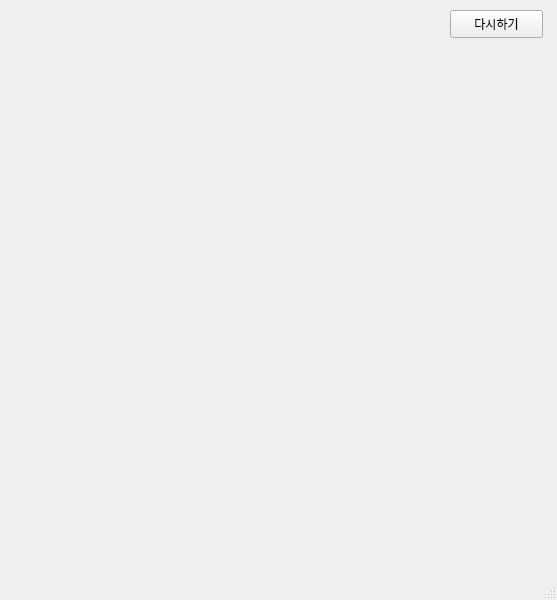
<?xml version="1.0" encoding="UTF-8"?>
<ui version="4.0">
 <class>MainWindow</class>
 <widget class="QMainWindow" name="MainWindow">
  <property name="geometry">
   <rect>
    <x>0</x>
    <y>0</y>
    <width>557</width>
    <height>600</height>
   </rect>
  </property>
  <property name="windowTitle">
   <string>MainWindow</string>
  </property>
  <widget class="QWidget" name="centralwidget">
   <widget class="QPushButton" name="pb_reset">
    <property name="geometry">
     <rect>
      <x>450</x>
      <y>10</y>
      <width>93</width>
      <height>28</height>
     </rect>
    </property>
    <property name="text">
     <string>다시하기</string>
    </property>
   </widget>
  </widget>
  <widget class="QMenuBar" name="menubar">
   <property name="geometry">
    <rect>
     <x>0</x>
     <y>0</y>
     <width>557</width>
     <height>26</height>
    </rect>
   </property>
  </widget>
  <widget class="QStatusBar" name="statusbar"/>
 </widget>
 <resources/>
 <connections/>
</ui>
